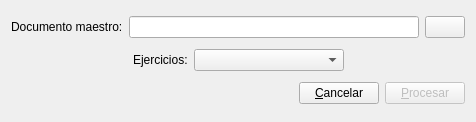
<?xml version="1.0" encoding="UTF-8"?>
<ui version="4.0">
 <class>procesamemoria</class>
 <widget class="QDialog" name="procesamemoria">
  <property name="geometry">
   <rect>
    <x>0</x>
    <y>0</y>
    <width>476</width>
    <height>122</height>
   </rect>
  </property>
  <property name="windowTitle">
   <string>Procesar Memoria</string>
  </property>
  <layout class="QVBoxLayout">
   <item>
    <layout class="QHBoxLayout">
     <item>
      <widget class="QLabel" name="label">
       <property name="text">
        <string>Documento maestro:</string>
       </property>
      </widget>
     </item>
     <item>
      <widget class="QLineEdit" name="fichlineEdit"/>
     </item>
     <item>
      <widget class="QPushButton" name="buscapushButton">
       <property name="text">
        <string/>
       </property>
       <property name="icon">
        <iconset resource="keme.qrc">
         <normaloff>:/iconos/graf/fileopen2.png</normaloff>:/iconos/graf/fileopen2.png</iconset>
       </property>
      </widget>
     </item>
    </layout>
   </item>
   <item>
    <layout class="QHBoxLayout">
     <item>
      <spacer>
       <property name="orientation">
        <enum>Qt::Horizontal</enum>
       </property>
       <property name="sizeHint" stdset="0">
        <size>
         <width>40</width>
         <height>20</height>
        </size>
       </property>
      </spacer>
     </item>
     <item>
      <widget class="QLabel" name="label_2">
       <property name="text">
        <string>Ejercicios:</string>
       </property>
      </widget>
     </item>
     <item>
      <widget class="QComboBox" name="ejerciciocomboBox">
       <property name="minimumSize">
        <size>
         <width>150</width>
         <height>0</height>
        </size>
       </property>
      </widget>
     </item>
     <item>
      <spacer>
       <property name="orientation">
        <enum>Qt::Horizontal</enum>
       </property>
       <property name="sizeHint" stdset="0">
        <size>
         <width>40</width>
         <height>20</height>
        </size>
       </property>
      </spacer>
     </item>
    </layout>
   </item>
   <item>
    <layout class="QHBoxLayout">
     <item>
      <spacer>
       <property name="orientation">
        <enum>Qt::Horizontal</enum>
       </property>
       <property name="sizeHint" stdset="0">
        <size>
         <width>40</width>
         <height>20</height>
        </size>
       </property>
      </spacer>
     </item>
     <item>
      <widget class="QPushButton" name="cancelarpushButton">
       <property name="text">
        <string>&amp;Cancelar</string>
       </property>
      </widget>
     </item>
     <item>
      <widget class="QPushButton" name="procesarpushButton">
       <property name="enabled">
        <bool>false</bool>
       </property>
       <property name="text">
        <string>&amp;Procesar</string>
       </property>
       <property name="default">
        <bool>true</bool>
       </property>
      </widget>
     </item>
    </layout>
   </item>
  </layout>
 </widget>
 <resources>
  <include location="keme.qrc"/>
 </resources>
 <connections>
  <connection>
   <sender>cancelarpushButton</sender>
   <signal>clicked()</signal>
   <receiver>procesamemoria</receiver>
   <slot>reject()</slot>
   <hints>
    <hint type="sourcelabel">
     <x>350</x>
     <y>101</y>
    </hint>
    <hint type="destinationlabel">
     <x>364</x>
     <y>117</y>
    </hint>
   </hints>
  </connection>
 </connections>
</ui>
